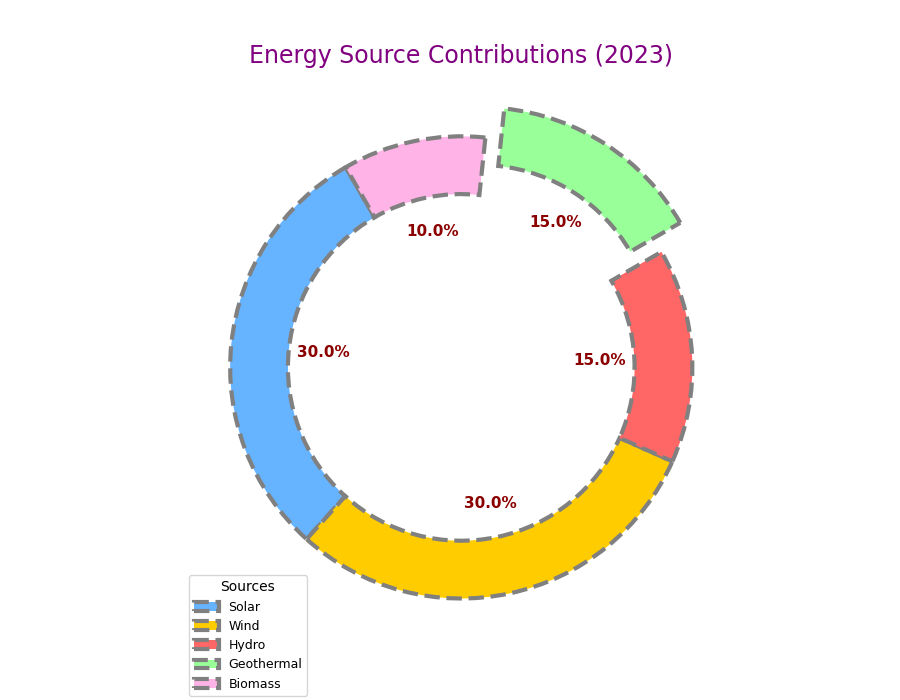

Here is the Python script that generated this plot:
import matplotlib.pyplot as plt

# Data: Randomly changed the contributions while maintaining their nature
energy_sources = ['Solar', 'Wind', 'Hydro', 'Geothermal', 'Biomass']
contributions = [30, 30, 15, 15, 10]

# Colors for each segment (kept unchanged for clarity)
colors = ['#66b3ff', '#ffcc00', '#ff6666', '#99ff99', '#ffb3e6']

# Create a figure and a single subplot
fig, ax = plt.subplots(figsize=(9, 7))

# Plot the donut chart
wedges, texts, autotexts = ax.pie(
    contributions,
    labels=None,
    colors=colors,
    autopct='%1.1f%%',
    startangle=120,
    wedgeprops=dict(edgecolor='gray', linewidth=3, linestyle='--', width=0.25),
    explode=[0.15 if x == 'Geothermal' else 0 for x in energy_sources],
    shadow=False,
    textprops={'fontsize': 11, 'color': 'blue'}
)

# Aspect ratio
ax.axis('equal')

# Customize text appearance
plt.setp(autotexts, size=11, color='darkred', weight='bold')
plt.setp(texts, size=10)

# Add title
plt.title(
    "Energy Source Contributions (2023)",
    fontsize=17, color='purple', pad=15
)

# Add a legend inside the pie
ax.legend(
    wedges, energy_sources,
    title="Sources",
    loc="upper left",
    bbox_to_anchor=(0.1, 0.1),
    fontsize=9
)

# Display the donut chart
plt.show()
